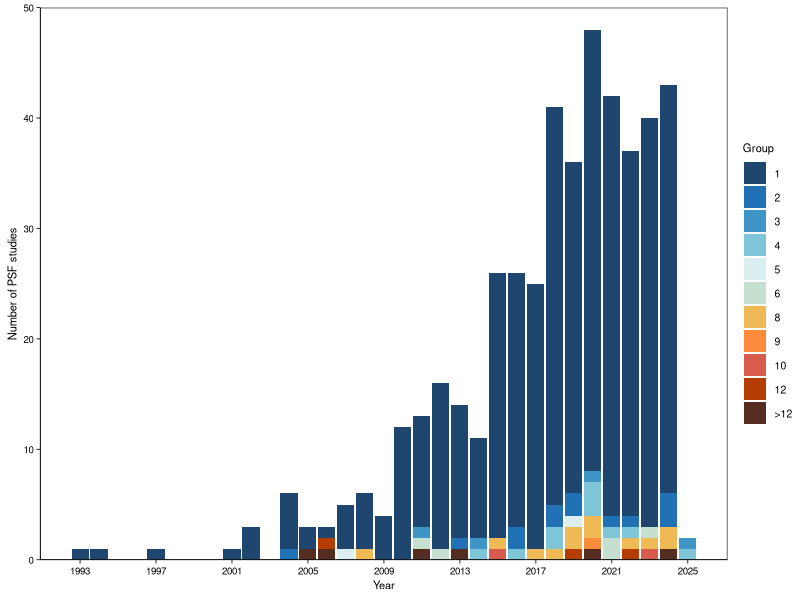
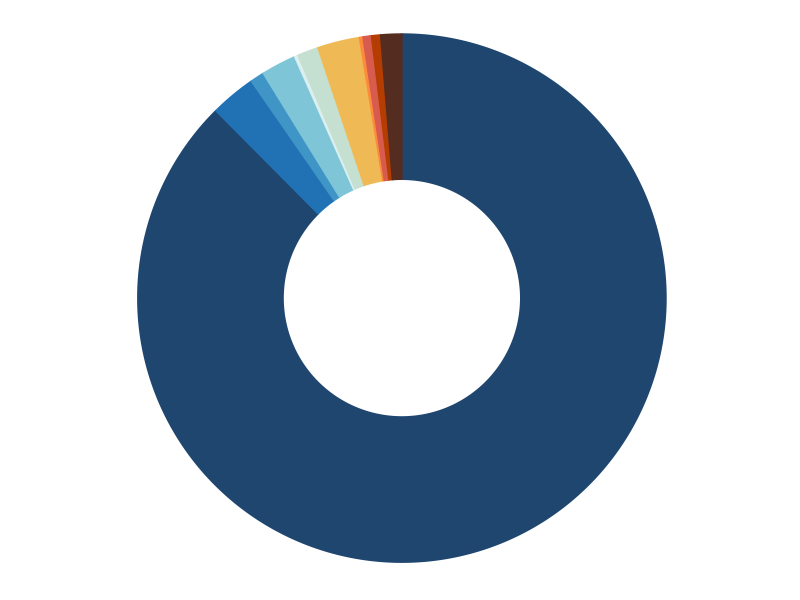
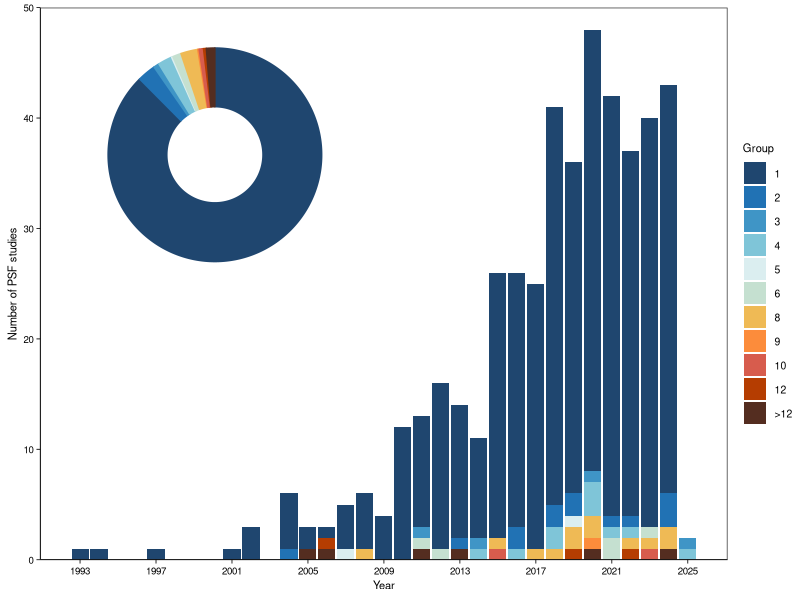
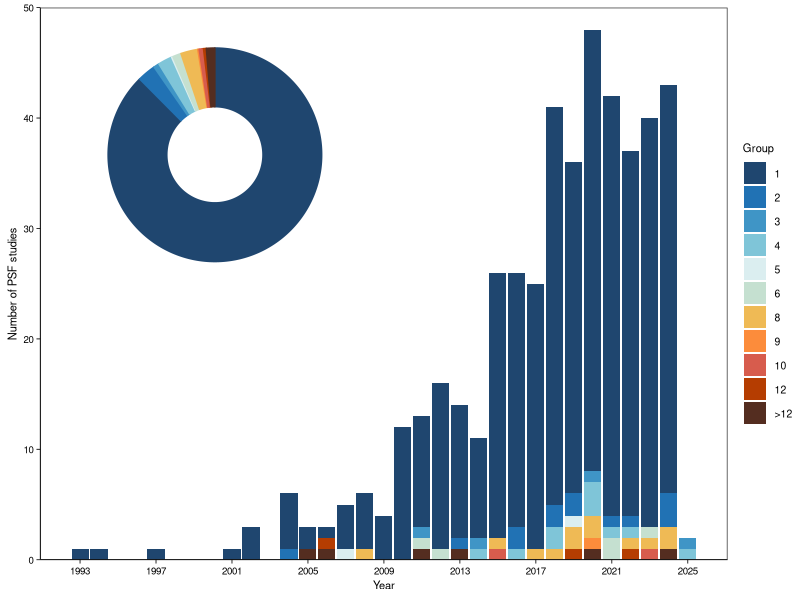

Generate these figures, in order, with R:
###########################################################################################
#####                                  Library &  theme                               #####
###########################################################################################

library(openxlsx)
library(tidyr)
library(dplyr)
library(ggplot2)
library(forcats)
library(ggforce)
library(RColorBrewer)

mytheme= theme(legend.position = "right",
               panel.grid=element_blank(),
               legend.background = element_rect(fill = NA),
               line = element_line(linewidth = 0.28), 
               axis.line = element_line(colour = "black",linewidth = 0.28),
               axis.ticks = element_line(colour = "black",linewidth = 0.28), 
               legend.title = element_text(colour='black', size=8), 
               legend.text = element_text(size = 7.5, lineheight = 1.33),  
               axis.title = element_text(colour='black', size=8),
               axis.text = element_text(colour='black',size=7),
               plot.tag = element_text(size = 9, face = "bold"))

###########################################################################################
#####                                       Fig.1                                     #####
###########################################################################################
setwd('C:/Users/MY/Desktop/li/Fig.1')                                                                              

data_li = read.xlsx("data_Fig.1.xlsx", sheet="bar" ,colNames = T, rowNames = F);head(data)

long_data <- data_li %>% pivot_longer(cols = -Group, names_to = "Year", values_to = "No._PSF_studies" ) %>% mutate(Year = as.numeric(Year))  
dim(long_data)
long_data$Group = factor(long_data$Group)

long_data$Group = factor(long_data$Group, levels = c("1","2","3","4","5","6","8","9","10","12",">12"))
# bar
ggplot(long_data, aes(x = Year, y = No._PSF_studies, alluvium = Group, fill = Group )) +  
  geom_col(position = "stack") + 
  scale_fill_manual(values = rev(c("#542D20","#b53d01" , "#D75C4D", "#fc8c3b",  "#EFBA55",
                                   "#C5E0D0", "#dbeef0",  "#7FC5D8","#3f95c6", "#2172b4","#1F466F")))+
  theme_bw() + mytheme + 
  theme(legend.position = "right") + 
  theme(legend.text = element_text(size = 14))+  
  scale_y_continuous(expand = c(0, 0), limits = c(0,50)) +
  theme_test()+mytheme+labs(x ="Year", y = "Number of PSF studies")+
  scale_x_continuous( breaks = seq(min(long_data$Year), max(long_data$Year), by = 4))-> P;P



############### pie
data = read.xlsx("data_Fig.1.xlsx", sheet = "pie", rowNames = T, colNames = T);head(data)
total <- sum(data$No._study_Cspp._peryear)
data$start_angle <- NA
data$end_angle <- NA
#start_angle & end_angle
for (i in 1:nrow(data)) {
  if (i == 1) {
    data$start_angle[i] <- 0   
  } else {
    data$start_angle[i] <- data$end_angle[i - 1]  
  }
  data$end_angle[i] <- data$start_angle[i] + (data$No._study_Cspp._peryear[i] / total) * (2 * pi)
};head(data)


df1 = data;head(df1)
df1$MaxNo._Cspp.ID = as.factor(df1$MaxNo._Cspp.ID)
 
ggplot()+
  geom_arc_bar(data=df1,stat ="pie", aes(x0=0,y0=0,r0=0.9,r=2, amount=Percentage,
               fill=MaxNo._Cspp.ID,color=MaxNo._Cspp.ID ), show.legend = F)+
  coord_fixed() + theme_no_axes()+
  scale_fill_manual(values = c(  "#1F466F","#2172b4","#3f95c6","#7FC5D8" ,"#dbeef0" ,"#C5E0D0",
                                 "#EFBA55", "#fc8c3b","#D75C4D","#b53d01","#542D20"))+
  scale_color_manual(values = c( "#1F466F","#2172b4","#3f95c6","#7FC5D8","#dbeef0",  "#C5E0D0",
                                 "#EFBA55", "#fc8c3b","#D75C4D","#b53d01","#542D20"))+
  theme(panel.border = element_blank(),legend.key.width = unit(0.5,"cm"),legend.key.height = unit(0.5,"cm"))->pie;pie

#visualization-Fig.1
P + annotation_custom(grob=ggplotGrob(pie),ymin = 25, ymax =48, xmin=1992, xmax=2008) -> p1;p1
ggsave("Fig.1.pdf", plot = p1,width = 9, height = 7,  units = "cm", dpi = 600)  
 
